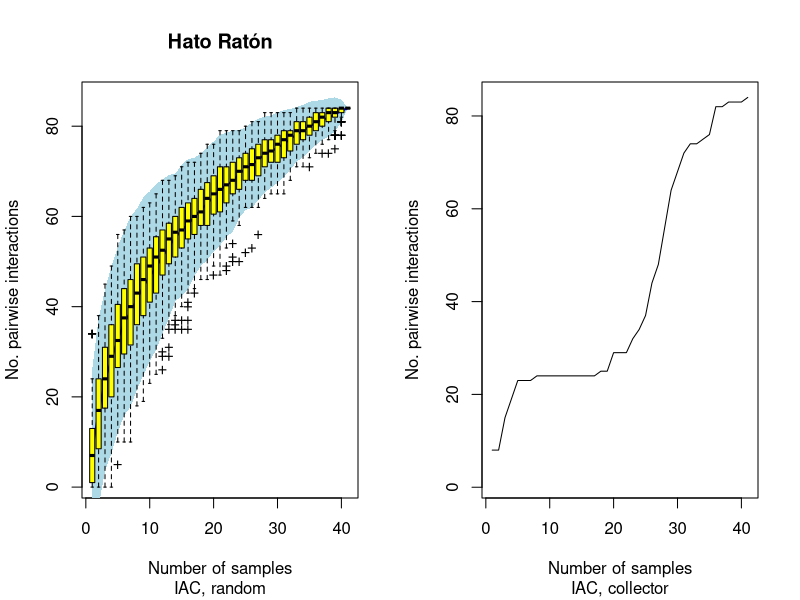
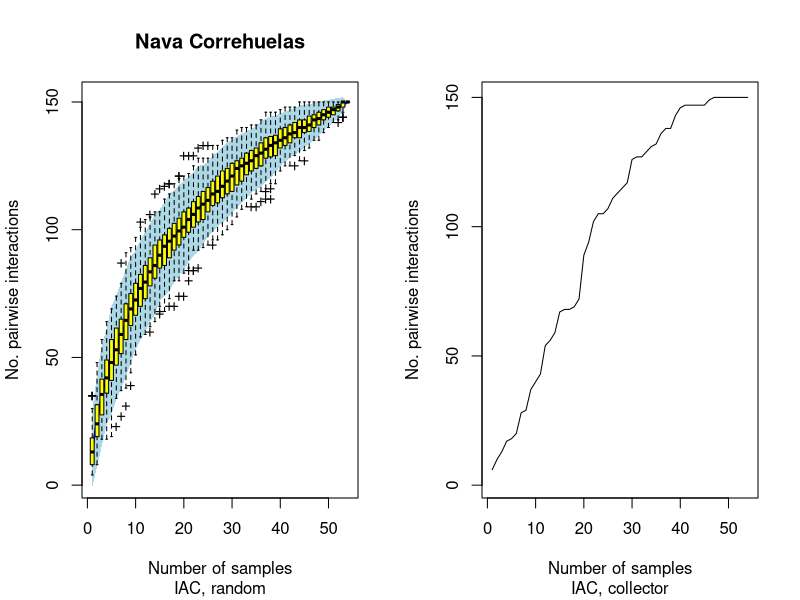

These figures' R source, in order:
## ---- chunk 1
require(vegan)
# Hato Raton dataset. Daily faecal samples pooled by week.
# Two years sampling.
hr_defec <-read.table("./data/Tr_hr_raref_final.txt",header=TRUE,sep="\t",dec=",")

# In hr_defec, rows are census weeks and columns are pairwise interactions.
# Census weeks are pooled for two study seasons.
sp1<-specaccum(hr_defec,"random")
sp2<-specaccum(hr_defec,"collector")
sp3<-specaccum(hr_defec,"exact")
sp4<-specaccum(hr_defec,"coleman")
sp5<-specaccum(hr_defec,"rarefaction")

# ---- NOT RUN
# Here I transpose the matrix (rows are interactions, cols are censuses)
#sp11<-specaccum(t(hr_defec),"random")
#sp21<-specaccum(t(hr_defec),"collector")
#sp31<-specaccum(t(hr_defec),"exact")
#sp41<-specaccum(t(hr_defec),"coleman")
#sp51<-specaccum(t(hr_defec),"rarefaction")
# ---- NOT RUN

par(mfrow=c(1,2))
# x11()
plot(sp1, ci.type="poly", col="blue", lwd=2, ci.lty=0,
        ci.col="lightblue", main= "Hato Ratón", 
        sub = "IAC, random",
        xlab= "Number of samples", 
        ylab= "No. pairwise interactions")
boxplot(sp1, col="yellow", add=TRUE, pch="+")
plot(sp2, main= " ",
        sub = "IAC, collector",
        xlab= "Number of samples", 
        ylab= "No. pairwise interactions")

#par(mfrow=c(1,1))
#sp1<-specaccum(hr_defec[,2:476])
#sp2<-specaccum(hr_defec[,2:476],"random")
#plot(sp1, ci.type="poly", col="blue", lwd=2, ci.lty=0, ci.col="lightblue")
#boxplot(sp2, col="yellow", add=TRUE, pch="+")

## ---- chunk 2
# Nava de las Correhuelas dataset. Focal observation and spot censuses.
# Ten years sampling, pooled by month.
nchcum<-as.matrix(read.table("./data/NCH_raref.txt", header= T,sep= "\t", dec=".", row.names = 1))

# In hr_defec, rows are census weeks and columns are pairwise interactions.
# Census weeks are pooled for two study seasons.
sp1<-specaccum(t(nchcum),"random")
sp2<-specaccum(t(nchcum),"collector")
sp3<-specaccum(t(nchcum),"exact")
sp4<-specaccum(t(nchcum),"coleman")
sp5<-specaccum(t(nchcum),"rarefaction")

par(mfrow=c(1,2))
# x11()
plot(sp1, ci.type="poly", col="blue", lwd=2, ci.lty=0, ci.col="lightblue", main= "Nava Correhuelas", 
        sub = "IAC, random",
        xlab= "Number of samples", 
        ylab= "No. pairwise interactions")
boxplot(sp1, col="yellow", add=TRUE, pch="+")
plot(sp2, main= " ",
        sub = "IAC, collector",
        xlab= "Number of samples", 
        ylab= "No. pairwise interactions")

